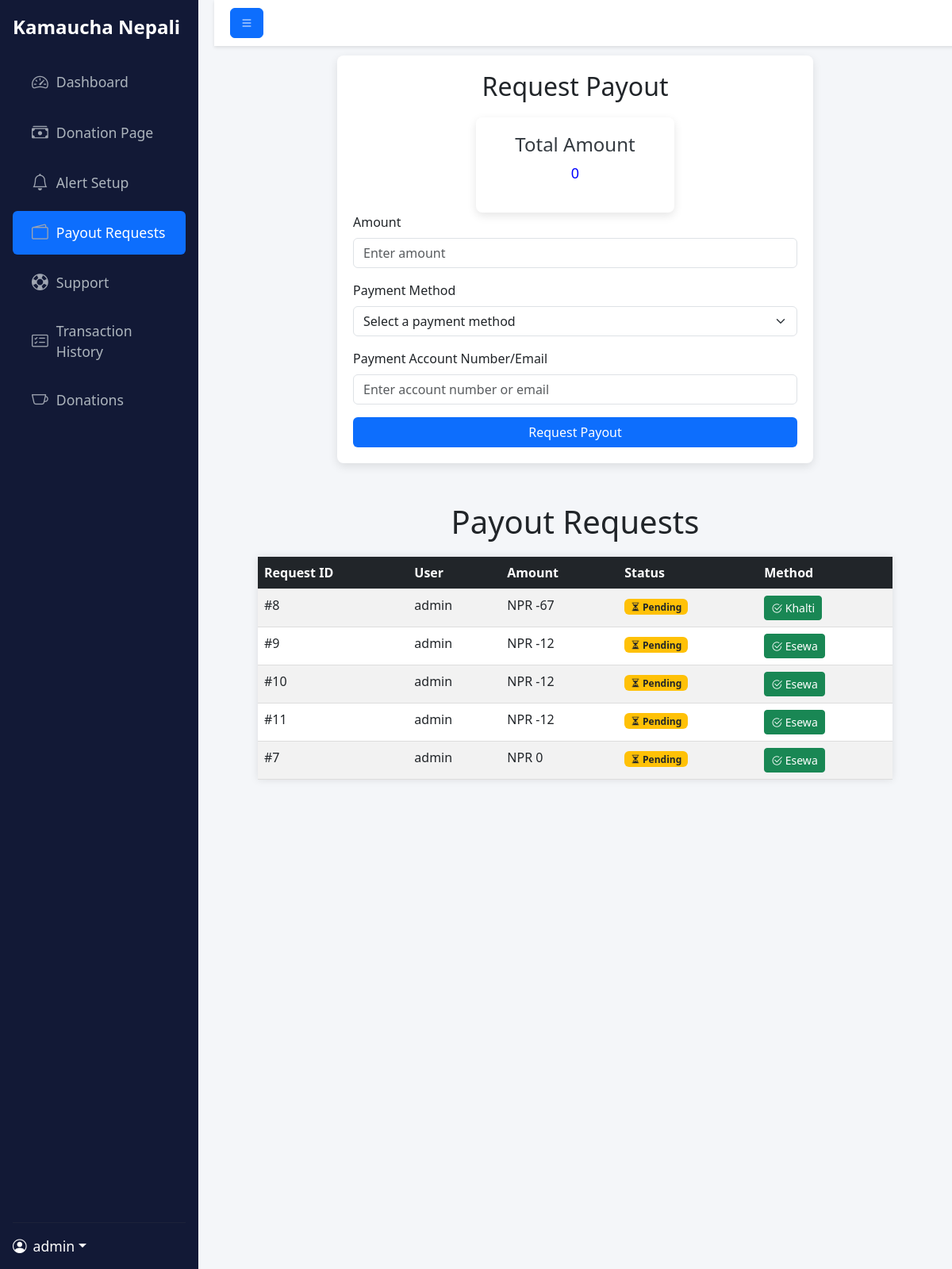
The page /dashboard/payout_request_page/ (signed in) on the database its author committed.
### home/models.py (models this page shows, shortened)
class PayoutRequest(models.Model):
    PENDING = 'Pending'
    APPROVED = 'Approved'
    REJECTED = 'Rejected'
    COMPLETED = 'Completed'
    PAYOUT_STATUS_CHOICES = [
        (PENDING, 'Pending'),
        (APPROVED, 'Approved'),
        (REJECTED, 'Rejected'),
        (COMPLETED, 'Completed'),
    ]
    username = models.ForeignKey(User, on_delete=models.CASCADE)
    payout_amount = models.IntegerField()
    payout_account = models.TextField()
    payout_method = models.TextField()
    payout_status = models.CharField(
        max_length=20,
        choices=PAYOUT_STATUS_CHOICES,
        default=PENDING,
    )
    appeal_date = models.DateField(auto_now_add=True)

### home/views.py (the view, shortened to what this page needs)
# urls.py: path("dashboard/payout_request_page/", views.payout_request_page,name="payout_request_page"),
def payout_request_page(request):
    if request.user.is_authenticated:
        try:
         total_donation = TotalDonation.objects.get(username=request.user).total_donation
        except TotalDonation.DoesNotExist:
         total_donation = 0
        payout_requests = PayoutRequest.objects.filter(username=request.user).order_by('-appeal_date')
        return render(request,"home/payout_request.html",{"total_donation":total_donation , "payout_requests":payout_requests})
    return redirect("/login/")

### home/templates/home/payout_request.html (shortened to what this page needs)
<!DOCTYPE html>
<html lang="en">
<head>
    <link href="https://cdn.jsdelivr.net/npm/bootstrap@5.3.0/dist/css/bootstrap.min.css" rel="stylesheet">
    <link href="https://cdn.jsdelivr.net/npm/bootstrap-icons@1.10.5/font/bootstrap-icons.css" rel="stylesheet">
</head>
<body>
    <nav class="sidebar d-flex flex-column p-3">
        <a href="#" class="navbar-brand mb-4 text-white">Kamaucha Nepali</a>
        <ul class="nav nav-pills flex-column mb-auto">
            <li class="nav-item mb-2">
                <a href="{% url 'dashboard_page' %}" class="nav-link">
                    <i class="bi bi-speedometer2"></i>
                    <span>Dashboard</span>
                </a>
            </li>
            <li class="nav-item mb-2">
                <a href="{% url 'donation_setup_page' %}" class="nav-link">
                    <i class="bi bi-cash-stack"></i>
                    <span>Donation Page</span>
                </a>
            </li>
            <li class="nav-item mb-2">
                <a href="{% url 'alert_setup_page' %}" class="nav-link">
                    <i class="bi bi-bell"></i>
                    <span>Alert Setup</span>
                </a>
            </li>
            <li class="nav-item mb-2">
                <a href="{% url 'payout_request_page' %}" class="nav-link active    ">
                    <i class="bi bi-wallet2"></i>
                    <span>Payout Requests</span>
                </a>
            </li>
            <li class="nav-item mb-2">
                <a href="{% url 'support_page' %}" class="nav-link">
                    <i class="bi bi-life-preserver"></i>
                    <span>Support</span>
                </a>
            </li>
            <li class="nav-item mb-2">
                <a href="{% url 'transcations_history_page' %}" class="nav-link">
                    <i class="bi bi-card-checklist"></i>
                    <span>Transaction History</span>
                </a>
            </li>
            <li class="nav-item mb-2">
                <a href="{% url 'donations_page' %}" class="nav-link">
                    <i class="bi bi-cup"></i>
                    <span>Donations</span>
                </a>
            </li>
        </ul>
        <hr>
        <div class="dropdown">
            <a href="#" class="d-flex align-items-center text-white text-decoration-none dropdown-toggle" id="userDropdown" data-bs-toggle="dropdown" aria-expanded="false">
                <i class="bi bi-person-circle me-2"></i>
                <span class="username">{{user.username}}</span>
            </a>
        </div>
    </nav>
    <div class="content flex-grow-1">
        <nav class="top-navbar d-flex justify-content-between align-items-center">
            <div>
                <button class="btn btn-primary" id="sidebarToggle">
                    <i class="bi bi-list"></i>
                </button>
            </div>
        </nav>
        <div class="form-container">
            <h2>Request Payout</h2>
            <form id="payout-form" method="POST">
                <div class="total-donation-card">
                    <h3>Total Amount</h3>
                    <p>{{ total_donation }}</p>
                </div>
                <div class="mb-3">
                    <label for="amount" class="form-label">Amount</label>
                    <input type="number" class="form-control" id="amount" name="amount" placeholder="Enter amount" required>
                </div>
                <div class="mb-3">
                    <label for="payment_method" class="form-label">Payment Method</label>
                    <select class="form-select" id="payment_method" name="payment_method" required>
                        <option value="" disabled selected>Select a payment method</option>
                    </select>
                </div>
                <div class="mb-3">
                    <label for="payment_account" class="form-label">Payment Account Number/Email</label>
                    <input type="text" class="form-control" id="payment_account" name="payment_account" placeholder="Enter account number or email" required>
                </div>
                <button type="submit" class="btn btn-submit">Request Payout</button>
            </form>
        </div>
        <div class="requests_container">
            <h1>Payout Requests</h1>
            <table class="table table-striped table-hover">
                <thead class="table-dark">
                    <tr>
                        <th scope="col">Request ID</th>
                        <th scope="col">User</th>
                        <th scope="col">Amount</th>
                        <th scope="col">Status</th>
                        <th scope="col">Method</th>
                    </tr>
                </thead>
                <tbody>
                    {% for request in payout_requests %}
                    <tr>
                        <td>#{{ request.id }}</td>
                        <td>{{ request.username }}</td>
                        <td>NPR {{ request.payout_amount }}</td>
                        <td>
                            {% if request.payout_status == 'Pending' %}
                                <span class="badge bg-warning text-dark"><i class="bi bi-hourglass-split"></i> Pending</span>
                            {% elif request.payout_status == 'Approved' %}
                                <span class="badge bg-success"><i class="bi bi-check-circle-fill"></i> Approved</span>
                            {% elif request.payout_status == 'Rejected' %}
                                <span class="badge bg-danger"><i class="bi bi-x-circle-fill"></i> Rejected</span>
                            {% elif request.payout_status == 'Completed' %}
                                <span class="badge bg-primary"><i class="bi bi-wallet2"></i> Completed</span>
                            {% endif %}
                        </td>
                        <td>
                            {% if request.payout_method == 'Esewa' %}
                                <button class="btn btn-sm btn-success"><i class="bi bi-check2-circle"></i> Esewa</button>
                            {% else %}
                                <button class="btn btn-sm btn-success"><i class="bi bi-check2-circle"></i> Khalti</button>
                            {% endif %}
                        </td>
                    </tr>
                    {% endfor %}
                </tbody>
            </table>
        </div>
</body>
</html>

### home/templates/home/payout_request.html (style rules this page uses)
body { display: flex; min-height: 100vh; background-color: #f4f6f9; }
.sidebar { min-width: 250px; max-width: 250px; background-color: #343a40; color: #fff; transition: all 0.3s; }
.sidebar .nav-link { color: #adb5bd; transition: all 0.3s; }
.sidebar .nav-link.active { background-color: #0d6efd; color: #fff; }
.content { width: 100%; padding: 20px; transition: all 0.3s; }
.top-navbar { width: 100%; padding: 10px 20px; background-color: #fff; box-shadow: 0 2px 4px rgba(0,0,0,0.1); position: fixed; top: 0; z-index: 1000; display: flex; justify-content: space-between; align-items: center; }
.sidebar { min-width: 250px; max-width: 250px; background-color: #343a40; color: #fff; transition: all 0.3s ease; }
.content { transition: all 0.3s ease; }
.form-container { max-width: 600px; margin: 50px auto; background-color: #fff; padding: 20px; border-radius: 8px; box-shadow: 0px 4px 12px rgba(0, 0, 0, 0.1); }
h2 { text-align: center; margin-bottom: 20px; }
.btn-submit { width: 100%; background-color: #0d6efd; color: #fff; }
.total-donation-card { max-width: 250px; margin: auto; margin-top: 20px; padding: 20px; border-radius: 8px; background-color: #fff; box-shadow: 0px 4px 12px rgba(0, 0, 0, 0.1); text-align: center; }
.total-donation-card h3 { font-size: 24px; color: #343a40; }
.total-donation-card p { font-size: 18px; color: #0d6efd; }
.total-donation-card p { decoration : none; color : Blue; font:sans-sherif; }
.requests_container { max-width: 800px; margin: 0 auto; }
h1 { text-align: center; margin-bottom: 20px; }
table { width: 100%; border-collapse: collapse; margin-bottom: 30px; background-color: #fff; box-shadow: 0 0 10px rgba(0, 0, 0, 0.1); }
table th, table td { padding: 15px; text-align: left; border-bottom: 1px solid #ddd; }
table th { background-color: #f8f8f8; }
.sidebar { background-color: #121936; min-width: 250px; color: #fff; height: 200vh; overflow-y: auto; }
.navbar-brand { font-size: 1.5rem; font-weight: bold; color: #f0f0f0; }
.nav-link { color: #b0b3b8; font-size: 1.1rem; padding: 0.75rem 1.5rem; border-radius: 0.5rem; display: flex; align-items: center; transition: background-color 0.3s, color 0.3s; }
.nav-link:hover, .nav-link.active { background-color: #1b2342; color: #ffffff; }
.nav-link i { font-size: 1.3rem; margin-right: 10px; color: #9fa5b1; }
.username { overflow: hidden; text-overflow: ellipsis; white-space: nowrap; }
.dropdown-toggle { color: #ffffff; font-size: 1.1rem; }
hr { border-top: 1px solid #3b3e45; }

### rows shown on the page
PayoutRequest: id "8", username "admin", payout_amount "-67", payout_status "Pending" (drawn), payout_method "Khalti"
PayoutRequest: id "9", username "admin", payout_amount "-12", payout_status "Pending" (drawn), payout_method "Esewa"
PayoutRequest: id "10", username "admin", payout_amount "-12", payout_status "Pending" (drawn), payout_method "Esewa"
PayoutRequest: id "11", username "admin", payout_amount "-12", payout_status "Pending" (drawn), payout_method "Esewa"
PayoutRequest: id "7", username "admin", payout_amount "0", payout_status "Pending" (drawn), payout_method "Esewa"

### other values the page prints
{{ user.username }} "admin"
{{ total_donation }} "0"
